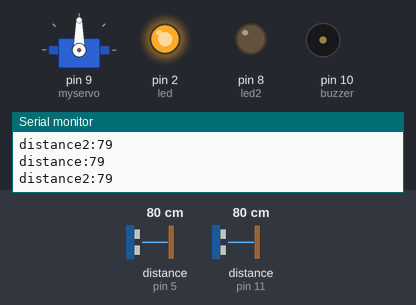
This sketch was run on a simulated Arduino Uno, built with avr-gcc and run on an emulated ATmega328P. On the bench: servo, output pins drawn as LEDs (lit = HIGH), buzzer (waves = sounding), the last lines printed to the serial monitor. Wiring (inferred from the names in the program): 2 × ultrasonic range finder: trigger pin 6, echo pin 5 / trigger pin 12, echo pin 11. The test bench sets the inputs (shaded band); at power-on: distance to the obstacle (sensors on pin 5, pin 11) 80 cm. The echo pulse lasts 58.3 µs per cm; pins used as bus, display or sensor lines are not drawn.

Above: at 1.2 s.
1.3 s: distance to the obstacle (sensor on pin 5) set to 28 cm
4.3 s: distance to the obstacle (sensor on pin 5) set to 24 cm
At 4.6 s:
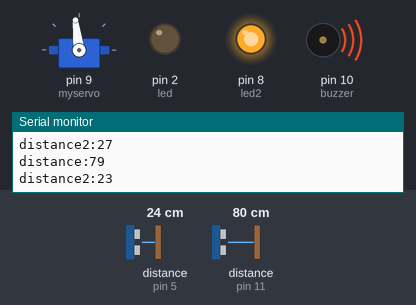
At 7.0 s:
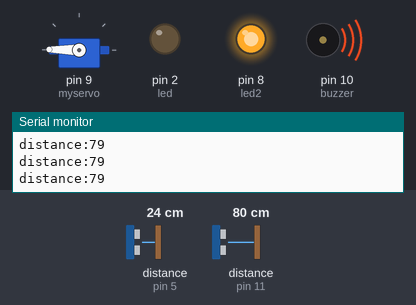
7.3 s: distance to the obstacle (sensor on pin 11) set to 30 cm
8.8 s: distance to the obstacle (sensor on pin 11) set to 24 cm
At 9.01 s:
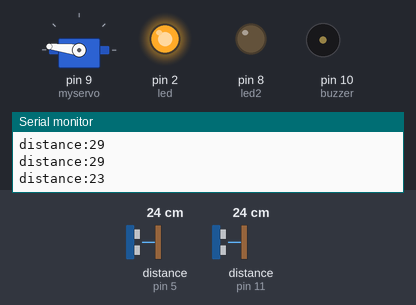
Timing chart, 0 to 12.8 s (numbered marks = the images above; inputs shaded):
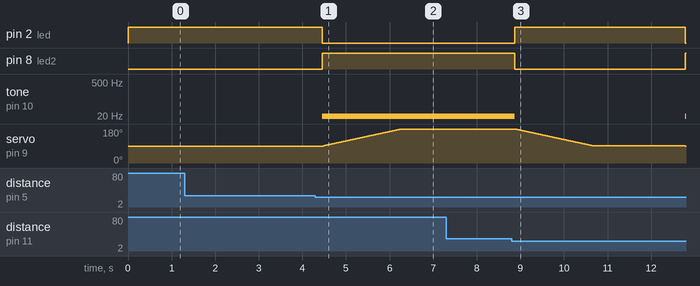

Measured:
- the behaviour switches between 27 and 26 cm on distance to the obstacle (sensor on pin 5) (found by bisection; images 0 and 1)
- the behaviour switches between 27 and 26 cm on distance to the obstacle (sensor on pin 11) (found by bisection; images 2 and 3)
- after the input at 4.3 s, pin 2 (led): HIGH → LOW after 0.15 s; pin 8 (led2): LOW → HIGH after 0.15 s; tone on pin 10 (buzzer): silent → 10 Hz after 0.15 s; servo on pin 9 (myservo): moves from 90° to 179° over 1.8 s, starting after 0.17 s
- after the input at 8.8 s, pin 2 (led): LOW → HIGH after 0.07 s, → LOW 3.9 s later; pin 8 (led2): HIGH → LOW after 0.07 s, → HIGH 3.9 s later; tone on pin 10 (buzzer): 10 Hz → silent after 0.07 s, → 10 Hz 3.9 s later

The sketch:

FINAUTOGATE.ino
```cpp
#include <Servo.h>

#define echoPin 11 //SENSOR1 PIN 11
#define trigPin 12 //SENSOR1 PIN 12

#define echoPin2 5 //SENSOR2 PIN 5
#define trigPin2 6 //SENSOR3 PIN 6

#define led 2   //LED RED
#define led2 8 //LED GREEN


long duration,duration2,distance,distance2;
int angle=0;
const int buzzer=10;

Servo myservo;
Servo myservo2;


void setup() {
  // put your setup code here, to run once:
  Serial.begin(9600);
  pinMode(trigPin,OUTPUT);
  pinMode(echoPin,INPUT);

  pinMode(trigPin2,OUTPUT);
  pinMode(echoPin2,INPUT);

  pinMode(buzzer,OUTPUT);
  pinMode(led,OUTPUT);
  pinMode(led2,OUTPUT);

  myservo.attach(9);

}

void loop() {
  // put your main code here, to run repeatedly:
 C: digitalWrite(led,HIGH);
    digitalWrite(led2,LOW);


    digitalWrite(trigPin,LOW);
    delayMicroseconds(2);
    digitalWrite(trigPin,HIGH);
    delayMicroseconds(10);
    digitalWrite(trigPin,LOW);


    duration=pulseIn(echoPin,HIGH);
    distance=duration/58.2;
    Serial.print("distance:");
    Serial.println(distance);
    delay(50);

    digitalWrite(trigPin2,LOW);
    delayMicroseconds(2);

    digitalWrite(trigPin2,HIGH);
    delayMicroseconds(10);

    digitalWrite(trigPin2,LOW);

    duration2=pulseIn(echoPin2,HIGH);
    distance2=duration2/58.2;
    Serial.print("distance2:");
    Serial.println(distance2);
    delay(50);


    if((distance>=0 && distance<=25))            //change this to  distance  or  distance2 >=20 then we can get o/p if we change direction of train also.....
    {
      tone(buzzer,10);
      digitalWrite(led2,HIGH);

      digitalWrite(led,LOW);


      for(angle=90;angle<180;angle+=1)
      {
        myservo.write(angle);
        delay(20);
      }
      delay(200);
A:    digitalWrite(trigPin2,LOW);
      delayMicroseconds(2);

      digitalWrite(trigPin2,HIGH);
      delayMicroseconds(10);

      digitalWrite(trigPin2,LOW);

      duration2=pulseIn(echoPin2,HIGH);
      distance2=duration2/58.2;
      Serial.print("distance2:");
      Serial.println(distance2);
      delay(50);
      if(distance2>=0 && distance2<=25)
        {

          noTone(buzzer);

          digitalWrite(led,HIGH);
          digitalWrite(led2,LOW);

          for(angle=180;angle>90;angle-=1)
          {
            myservo.write(angle);
            delay(20);
          }
          delay(2000);
          goto C;
       }
      goto A;
      }

      if((distance2>=0 && distance2<=25))
      {
        tone(buzzer,10);

        digitalWrite(led,LOW);
        digitalWrite(led2,HIGH);

    for(angle=90;angle<180;angle+=1)
    {
      myservo.write(angle);
      delay(20);
    }
   delay(200);
 B: digitalWrite(trigPin,LOW);
    delayMicroseconds(2);
    digitalWrite(trigPin,HIGH);
    delayMicroseconds(10);
    digitalWrite(trigPin,LOW);
    duration=pulseIn(echoPin,HIGH);
    distance=duration/58.2;
    Serial.print("distance:");
    Serial.println(distance);
    delay(50);
    if(distance>=0 && distance<=25)
    {

      noTone(buzzer);

      digitalWrite(led,HIGH);
      digitalWrite(led2,LOW);

      for(angle=180;angle>90;angle-=1)
      {
        myservo.write(angle);
        delay(20);
      }

      delay(2000);
        goto C;
    }
        goto B;

  }

}
```
